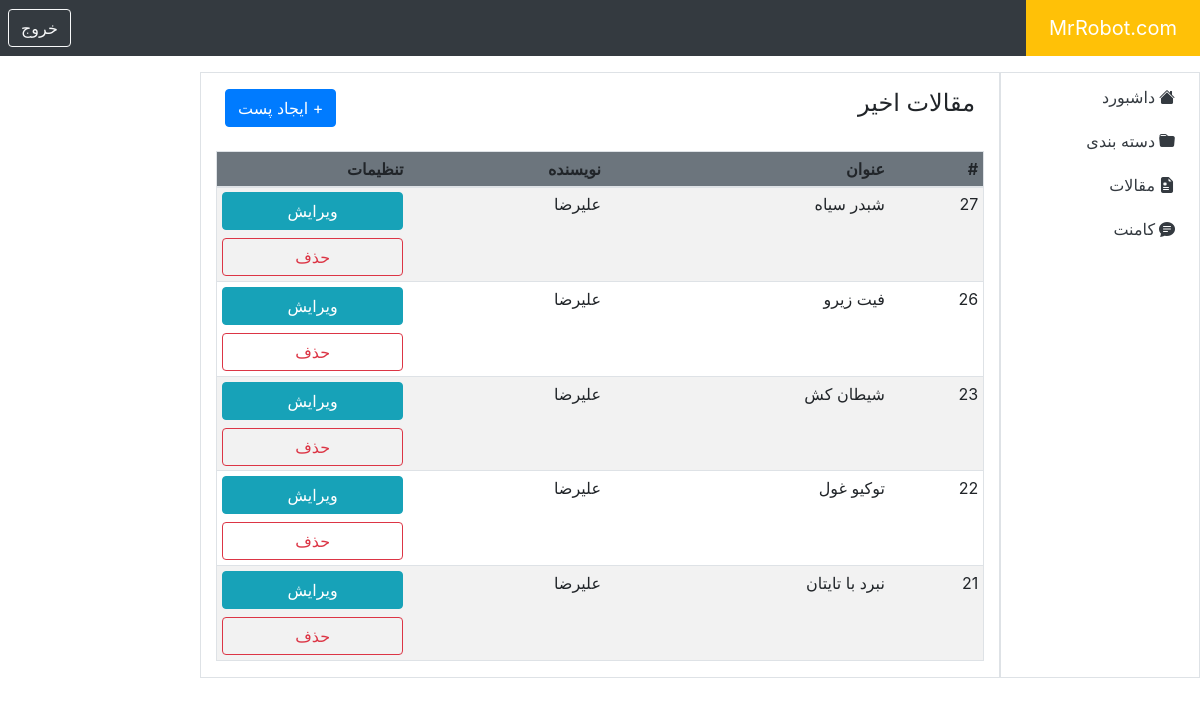
The page /admin/Apost.php (signed in) on the database its author committed.
### tables this page shows
CREATE TABLE `posts` (
  `id` int(11) NOT NULL,
  `title` varchar(191) NOT NULL,
  `category_id` int(11) NOT NULL,
  `body` text NOT NULL,
  `author` varchar(191) NOT NULL,
  `image` varchar(191) NOT NULL,
  `prebody` text NOT NULL,
  `postactive` tinyint(11) NOT NULL DEFAULT 0
);

### admin/Apost.php (the view, shortened to what this page needs)
<?php
    include("./include/Aheader.php");
    $query_posts="SELECT * FROM posts ORDER BY id DESC";
    $posts = $db->query($query_posts);
?>
<section>
    <div class="container-fluid">
        <div class="row ">
<?php include("./include/Asidebar.php") ?>
            <div role="main" class="col-9 col-sm-8  border text-right mt-3 pt-3">
               <div class="row justify-content-between px-4">
               <h4>مقالات اخیر</h4>
                <a href="new_post.php" class="btn btn-primary">+ ایجاد پست</a>
               </div>
                    <div class="table-responsive mt-4">
                        <table class="table table-striped table-sm border">
                            <thead>
                                <tr class="bg-secondary">
                                    <th>#</th>
                                    <th>عنوان</th>
                                    <th>نویسنده</th>
                                    <th class="w-25">تنظیمات</th>
                                </tr>
                            </thead>
                            <tbody>
                    <?php
                            if($posts->rowCount() > 0){
                            foreach($posts as $post){
                                ?>
                                <tr>
                                    <td> <?php echo $post['id'] ?></td>
                                    <td> <?php echo $post['title'] ?></td>
                                    <td> <?php echo $post['author'] ?></td>
                                    <td>
                                        <a href="edit_post.php?id=<?php echo $post['id'] ?>" class="btn-block btn btn-info">ویرایش</a>
                                        <a href="Apost.php?entity=post&action=delete&id=<?php echo $post['id'] ?>" class="btn-block btn btn-outline-danger">حذف</a>
                                    </td>
                                </tr>
                                <?php
                                }
                            }
                                ?>
                            </tbody>
                        </table>
                    </div>
            </div>
        </div>
    </div>
</section>

### admin/css/Astyles.css (style rules this page uses)
* { direction: rtl !important; }
body { margin: 0; padding: 0; box-sizing: border-box; }
.container-fluid { position:relative !important; }

### rows shown on the page
posts: id "27", title "شبدر سیاه", author "علیرضا"
posts: id "26", title "فیت زیرو", author "علیرضا"
posts: id "23", title "شیطان کش", author "علیرضا"
posts: id "22", title "توکیو غول", author "علیرضا"
posts: id "21", title "نبرد با تایتان", author "علیرضا"
